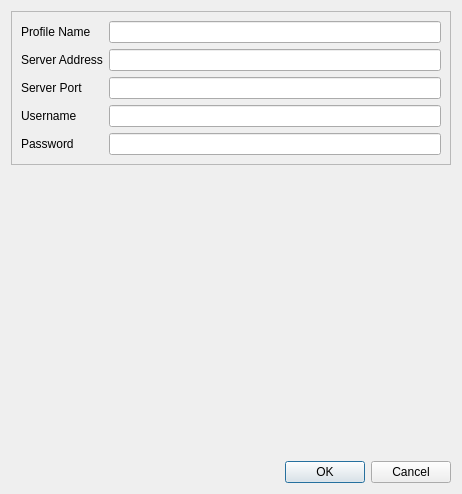
<?xml version="1.0" encoding="UTF-8"?>
<ui version="4.0">
 <class>Socks5EditDialog</class>
 <widget class="QDialog" name="Socks5EditDialog">
  <property name="geometry">
   <rect>
    <x>0</x>
    <y>0</y>
    <width>462</width>
    <height>494</height>
   </rect>
  </property>
  <property name="windowTitle">
   <string>Profile Editor</string>
  </property>
  <layout class="QVBoxLayout" name="verticalLayout">
   <item>
    <widget class="QFrame" name="editFrame">
     <property name="frameShape">
      <enum>QFrame::StyledPanel</enum>
     </property>
     <property name="frameShadow">
      <enum>QFrame::Raised</enum>
     </property>
     <layout class="QFormLayout" name="formLayout">
      <property name="sizeConstraint">
       <enum>QLayout::SetMaximumSize</enum>
      </property>
      <property name="fieldGrowthPolicy">
       <enum>QFormLayout::ExpandingFieldsGrow</enum>
      </property>
      <property name="rowWrapPolicy">
       <enum>QFormLayout::WrapLongRows</enum>
      </property>
      <property name="labelAlignment">
       <set>Qt::AlignLeading|Qt::AlignLeft|Qt::AlignVCenter</set>
      </property>
      <item row="1" column="0">
       <widget class="QLabel" name="nameLabel">
        <property name="text">
         <string>Profile Name</string>
        </property>
       </widget>
      </item>
      <item row="1" column="1">
       <widget class="QLineEdit" name="nameEdit"/>
      </item>
      <item row="2" column="0">
       <widget class="QLabel" name="serverAddrLabel">
        <property name="text">
         <string>Server Address</string>
        </property>
       </widget>
      </item>
      <item row="2" column="1">
       <widget class="QLineEdit" name="serverAddrEdit"/>
      </item>
      <item row="3" column="0">
       <widget class="QLabel" name="serverPortLabel">
        <property name="text">
         <string>Server Port</string>
        </property>
       </widget>
      </item>
      <item row="3" column="1">
       <widget class="QLineEdit" name="serverPortEdit">
        <property name="inputMethodHints">
         <set>Qt::ImhDigitsOnly|Qt::ImhPreferNumbers</set>
        </property>
       </widget>
      </item>
      <item row="4" column="0">
       <widget class="QLabel" name="label_3">
        <property name="text">
         <string>Username</string>
        </property>
       </widget>
      </item>
      <item row="4" column="1">
       <widget class="QLineEdit" name="usernameEdit"/>
      </item>
      <item row="5" column="0">
       <widget class="QLabel" name="pwdLabel">
        <property name="text">
         <string>Password</string>
        </property>
       </widget>
      </item>
      <item row="5" column="1">
       <widget class="QLineEdit" name="pwdEdit">
        <property name="inputMethodHints">
         <set>Qt::ImhNoAutoUppercase|Qt::ImhNoPredictiveText|Qt::ImhSensitiveData</set>
        </property>
        <property name="echoMode">
         <enum>QLineEdit::PasswordEchoOnEdit</enum>
        </property>
       </widget>
      </item>
     </layout>
    </widget>
   </item>
   <item>
    <spacer name="verticalSpacer">
     <property name="orientation">
      <enum>Qt::Vertical</enum>
     </property>
     <property name="sizeHint" stdset="0">
      <size>
       <width>20</width>
       <height>0</height>
      </size>
     </property>
    </spacer>
   </item>
   <item>
    <widget class="QDialogButtonBox" name="buttonBox">
     <property name="orientation">
      <enum>Qt::Horizontal</enum>
     </property>
     <property name="standardButtons">
      <set>QDialogButtonBox::Cancel|QDialogButtonBox::Ok</set>
     </property>
    </widget>
   </item>
  </layout>
 </widget>
 <tabstops>
  <tabstop>nameEdit</tabstop>
  <tabstop>serverAddrEdit</tabstop>
  <tabstop>serverPortEdit</tabstop>
  <tabstop>pwdEdit</tabstop>
 </tabstops>
 <resources/>
 <connections>
  <connection>
   <sender>buttonBox</sender>
   <signal>rejected()</signal>
   <receiver>Socks5EditDialog</receiver>
   <slot>reject()</slot>
   <hints>
    <hint type="sourcelabel">
     <x>230</x>
     <y>473</y>
    </hint>
    <hint type="destinationlabel">
     <x>230</x>
     <y>246</y>
    </hint>
   </hints>
  </connection>
 </connections>
</ui>
